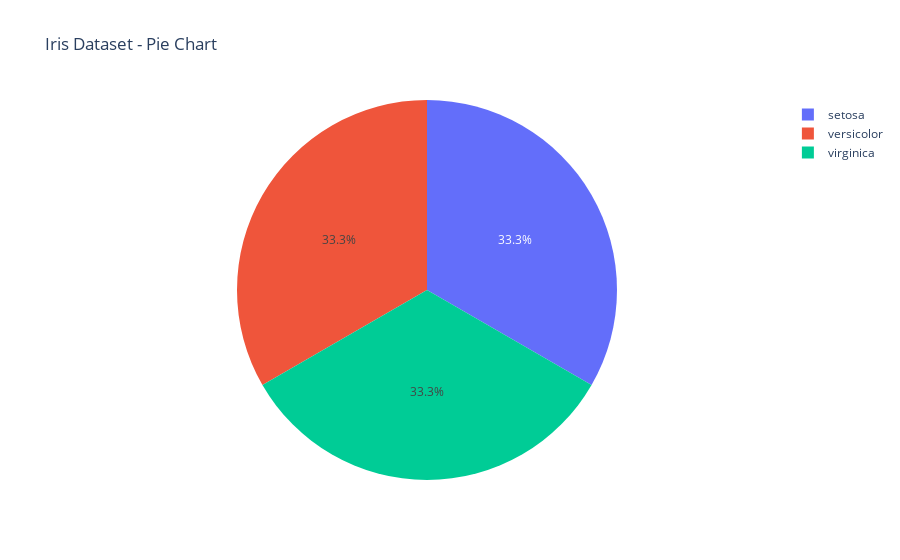

This figure's notebook cell:
### Code cell
import plotly.express as px
from sklearn.datasets import load_iris

# Cargar el conjunto de datos Iris
iris = load_iris()
df = px.data.iris()

# Crear un gráfico circular con Plotly Express
pie_chart = px.pie(df, names='species', title='Iris Dataset - Pie Chart',
                   labels={'species': 'Species'})
pie_chart.show()

### Figure 1 — Plotly figure (JSON) as saved in the notebook; plotly's stock layout.template omitted (floating-point values rounded to 4 significant figures; data arrays with more than 128 entries replaced by an {"elided": "..."} marker saying what was removed)
{"data": [{"domain": {"x": [0, 1], "y": [0, 1]}, "hovertemplate": "Species=%{label}<extra></extra>", "labels": {"elided": "150 str values"}, "legendgroup": "", "name": "", "showlegend": true, "type": "pie"}], "layout": {"legend": {"tracegroupgap": 0}, "title": {"text": "Iris Dataset - Pie Chart"}}}
